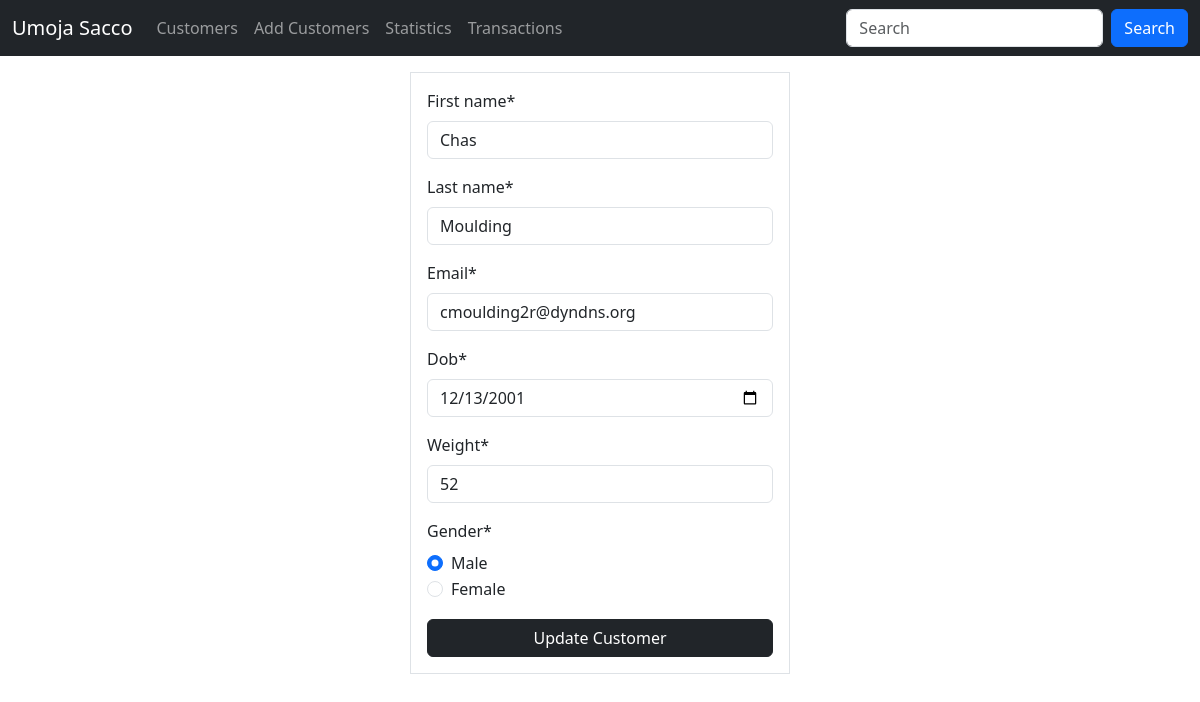
The page /customer/update/100 on the database its author committed.
### sacco_app/models.py (models this page shows)
class Customer(models.Model):
    first_name = models.CharField(max_length=30)
    last_name = models.CharField(max_length=30)
    email = models.EmailField(unique=True)
    dob = models.DateField()
    gender = models.CharField(max_length=10)
    weight = models.IntegerField(default=0)
    created_at = models.DateTimeField(auto_now_add=True)
    updated_at = models.DateTimeField(auto_now=True)
    class Meta:
        db_table = 'customers'

### sacco_app/views.py (the view)
# urls.py: path('customer/update/<int:customer_id>', views.update_customer, name='update_customer'),
def update_customer(request, customer_id):
    customer = get_object_or_404(Customer, id=customer_id)
    if request.method == "POST":
        form = CustomerForm(request.POST, request.FILES, instance=customer)
        if form.is_valid():
            form.save()
            return redirect('customers')
    else:
        form = CustomerForm(instance=customer)
    return render(request, 'customer_update_form.html', {"form": form})

### sacco_app/app_forms.py
class CustomerForm(forms.ModelForm):
    gender = forms.ChoiceField(choices=GENDER_CHOICES, widget=forms.RadioSelect)
    class Meta:
        model = Customer
        fields = ['first_name', 'last_name', 'email','dob','weight', 'gender']
        widgets = {
            'dob' : forms.DateInput(attrs={'type':'date', 'min':'1900-01-01', 'max':'2005-12-31'}),
            'weight' : forms.NumberInput(attrs={'type':'number', 'min':'35', 'max':'100'}),
            'gender' : forms.Select(choices=GENDER_CHOICES),
        }

### templates/customer_update_form.html (shortened to what this page needs)
{% extends 'master.html' %}
{% load crispy_forms_filters %}
{% block content %}
    <div class="container">
        <div class="row justify-content-center">
            <div class="col-sm-4 border px-3 py-3 mt-3 ">
                <form action="" method="post" >
                    {{ form | crispy }}
                    <button class="btn btn-dark w-100">Update Customer</button>
                </form>
            </div>
        </div>
    </div>
{% endblock %}

### templates/master.html (style rules this page uses)
legend { font-size: 1rem; }

### rows shown on the page
Customer: first_name "Chas", last_name "Moulding", email "cmoulding2r@dyndns.org", dob "12/13/2001", weight "52", gender "☑ Male ☐ Female"
